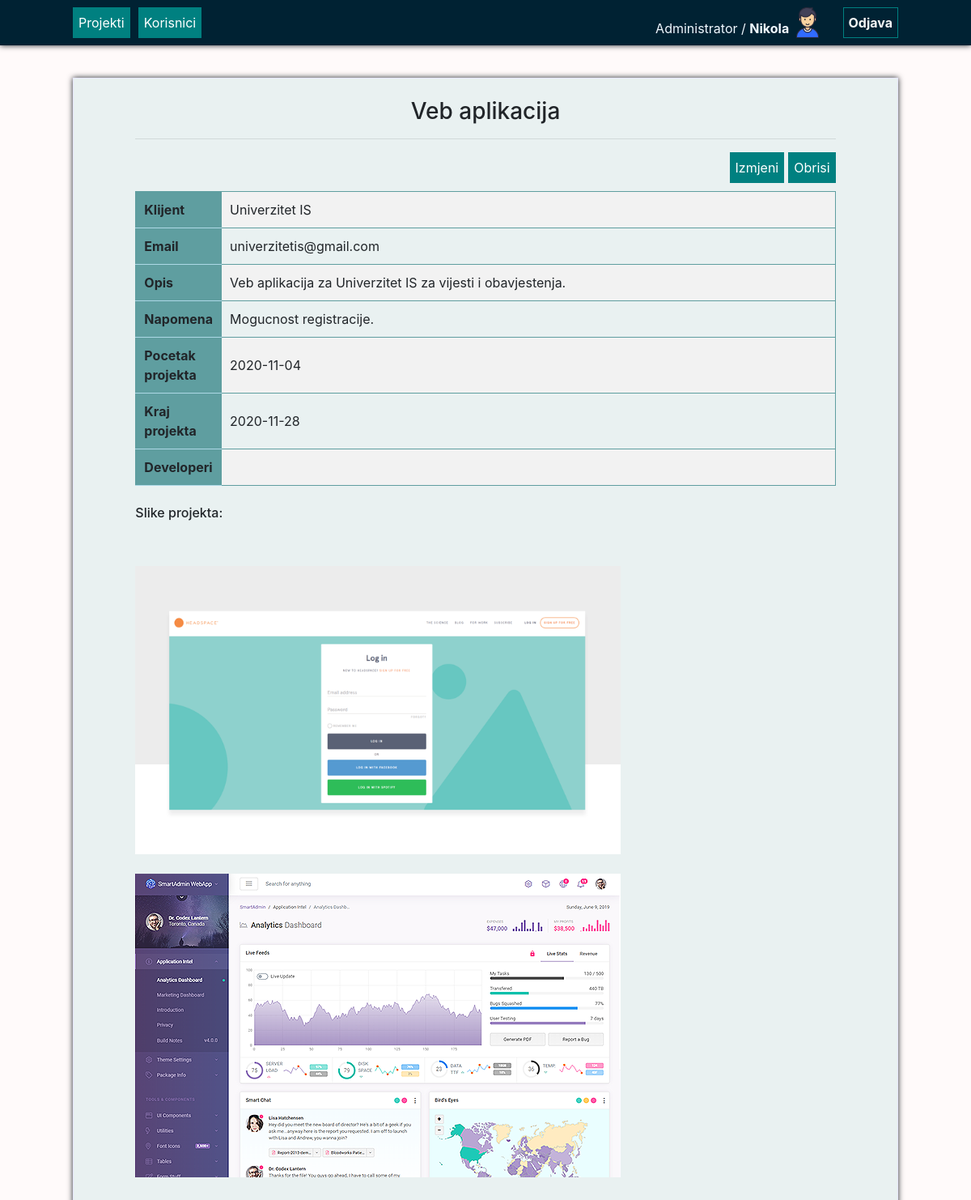
The app's page /ITP_Nikola_Kostovic/proj.php?data=20 (signed in) with its own data.
### tables this page shows
CREATE TABLE IF NOT EXISTS `projekat` (
  `PROJEKAT_ID` int(20) NOT NULL AUTO_INCREMENT,
  `PROJEKAT_NAZIV` varchar(100) NOT NULL,
  `PROJEKAT_NAZIV_KLIJENTA` varchar(100) NOT NULL,
  `PROJEKAT_EMAIL_KLIJENTA` varchar(50) NOT NULL,
  `PROJEKAT_OPIS` text NOT NULL,
  `PROJEKAT_NAPOMENA` text DEFAULT NULL,
  `PROJEKAT_OD` date NOT NULL,
  `PROJEKAT_DO` date NOT NULL,
  PRIMARY KEY (`PROJEKAT_ID`)
);

CREATE TABLE IF NOT EXISTS `slika` (
  `SLIKA_ID` int(20) NOT NULL AUTO_INCREMENT,
  `SLIKA_PUTANJA` varchar(100) NOT NULL,
  `PROJEKAT_ID` int(20) NOT NULL,
  PRIMARY KEY (`SLIKA_ID`)
);

### ITP_Nikola_Kostovic/proj.php (the view, shortened to what this page needs)
<?php
$id_projekta = $_GET["data"];
?>
<!doctype html>
<html lang="en">
<head>
    <link rel="stylesheet" type="text/css" href="style/projekti-style.css">
    <link rel="stylesheet" type="text/css" href="style/nav_style.css">
    <link rel="stylesheet" href="https://cdn.jsdelivr.net/npm/bootstrap@4.5.3/dist/css/bootstrap.min.css">
</head>
    <body  style="background-color: snow">
        <?php
        include "./Navbar.php";
      ?>
        <div class="main">
            <div class="container-tabela">
                <br>
                <?php
                include "./db_connection.php";
                $query_result = $connection->query("SELECT * FROM projekat WHERE PROJEKAT_ID = '{$id_projekta}'");
                $row = $query_result->fetch_array();
                echo "<h3 id='naziv' style='text-align: center'> {$row['PROJEKAT_NAZIV']}</h3><hr>";
                if($_COOKIE['korisnik_uloga'] == "admin" ){
                    echo "<button style='float: right; margin: 0px 0px 4px 5px;' type='button'; onclick='brisanje($id_projekta)' \">Obrisi</button>";
                }
                echo "<button style='float: right; margin: 0px 0px 4px 5px;' type='button'  onclick='izmjene($id_projekta)'\">Izmjeni</button>";
                ?>
            <br>
            <table>
                <?php
                    echo "<br>
                       <tr>
                            <th>Klijent</th>
                            <td>{$row['PROJEKAT_NAZIV_KLIJENTA']}</td>
                       </tr>
                       <tr>
                            <th>Email</th>
                            <td>{$row['PROJEKAT_EMAIL_KLIJENTA']}</td>
                       </tr>
                       <tr>
                            <th>Opis</th>
                            <td>{$row['PROJEKAT_OPIS']}</td>
                       </tr>
                       <tr>
                            <th>Napomena</th>
                            <td>{$row['PROJEKAT_NAPOMENA']}</td>
                       </tr>
                       <tr>
                            <th>Pocetak projekta</th>
                            <td>{$row['PROJEKAT_OD']}</td>
                       </tr>
                        <tr>
                            <th>Kraj projekta</th>
                            <td>{$row['PROJEKAT_DO']}</td>
                       </tr>
                        <tr>
                            <th>Developeri</th>
                            <td>"; ?>
                            </td>
                       </tr>
            </table>
            <br>
            <h6>Slike projekta:</h6><br>
            <?php
            $query_rez = $connection->query("SELECT * FROM slika WHERE PROJEKAT_ID = {$id_projekta}");
            while ($row = $query_rez->fetch_array()) {
                echo "<br><div><img style='width: 600px' src='{$row['SLIKA_PUTANJA']}'></div>";
            }
            ?>
            <br><br><br>
            </div>
        </div>
    </body>
</html>

### ITP_Nikola_Kostovic/Navbar.php (shortened to what this page needs)
<nav class="navbar" style="height: 56px; padding: 0px; box-shadow: 0px 0px 7px;" >
<nav class="navbar" style="margin: 0 auto;padding: 0px; height: 56px;  width: 85%;">
    <div class="navbar-opcije">
        <?Php
        if(isset($_COOKIE['korisnik_uloga']))
    {
        if($_COOKIE['korisnik_uloga'] == "admin" ){
            $uloga="Administrator";
            echo "<button onclick=\"document.location.href='./index.php';\"'>Projekti</button>";
            echo "<button onclick=\"document.location.href='./korisnici.php';\" style='margin-left: 10px'>Korisnici</button>";
        }
        else
        {
            $uloga="Developer";
            echo "<button onclick=\"document.location.href='./index.php';\" style='margin-left: 2px'>Projekti</button>";
        }
        ?>
    </div> <div> <label class="ime"><?php echo  "$uloga / <b>".$_COOKIE['korisnik_ime'];?>   </b> </label><img style='width: 38px' src='avatar/<?php echo $_COOKIE['avatar_link'];?>'>
        <?php
        echo "<button onclick=\"document.location.href='./Logout.php';\" style=' background-color: transparent; margin-left: 20px; color: whitesmoke'><b>Odjava</b></button></div>";
    }
    ?>
</nav>
</nav>

### ITP_Nikola_Kostovic/style/projekti-style.css (style rules this page uses)
.main { background-color: #e9f1f1; width: 85%; margin: 0 auto; border: solid lavender 1px; box-shadow: 0px 0px 7px; margin-bottom: 20px; }
tr,th { padding: 10px; margin: 10px; border: solid cadetblue 1px; }
td { padding: 10px; width: 100%; }
th { background-color: cadetblue; padding: 10px; text-align: center; border-bottom: solid lightblue 1px; }
tr:nth-child(odd) { background-color: #f2f2f2 }
.container-tabela { width: 85%; margin: 0 auto; }

### ITP_Nikola_Kostovic/style/nav_style.css (style rules this page uses)
.navbar { background-color: #002233; }
button { background-color: #008080; margin: 4px 2px; cursor: pointer; vertical-align: bottom; color: white; padding: 6px; margin: 4px 2px; border: solid #008080 1px; }
.ime { display: inline; color: aliceblue; vertical-align: bottom; }

### records on screen
projekat: PROJEKAT_NAZIV "Veb aplikacija", PROJEKAT_NAZIV_KLIJENTA "Univerzitet IS", PROJEKAT_EMAIL_KLIJENTA "univerzitetis@gmail.com", PROJEKAT_OPIS "Veb aplikacija za Univerzitet IS za vijesti i obavjestenja.", PROJEKAT_NAPOMENA "Mogucnost registracije.", PROJEKAT_OD "2020-11-04", PROJEKAT_DO "2020-11-28"
slika: SLIKA_PUTANJA (picture)
slika: SLIKA_PUTANJA (picture)

### other values on screen
$uloga "Administrator"
$_COOKIE['korisnik_ime'] "Nikola"
